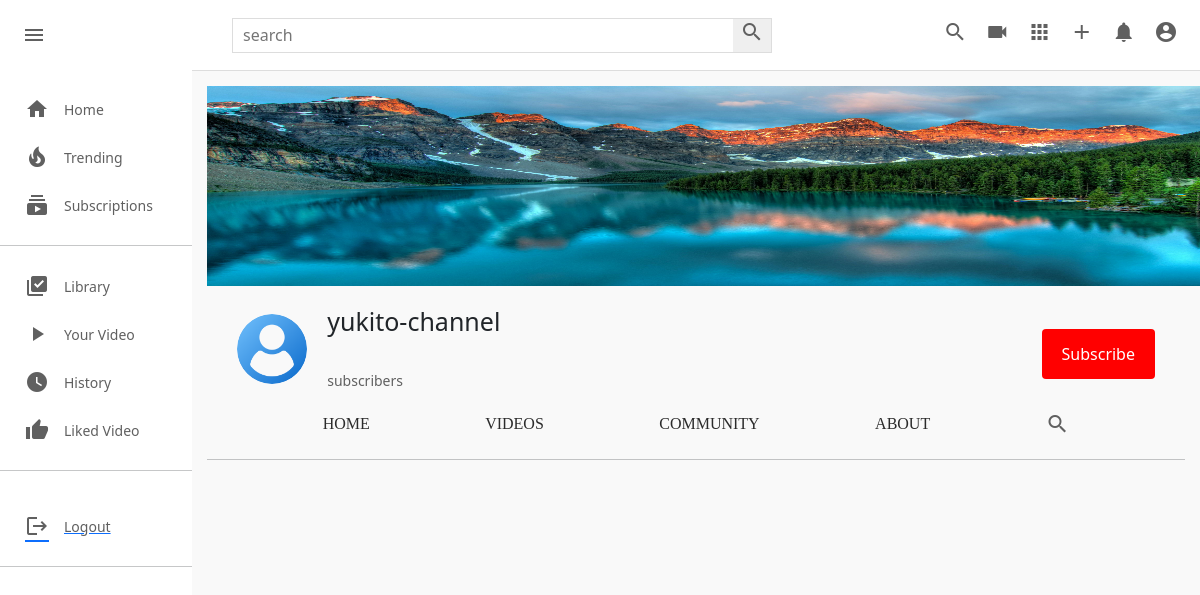
The page /c/1/community/ (signed in) on the database its author committed.
### channel/models.py (models this page shows, shortened)
class Channel(models.Model):
    channel_art=models.ImageField(upload_to=user_derectory_path,default='images/channel-art.jpg')
    image=models.ImageField(upload_to=user_derectory_path,default='images/user-image.png')
    full_name=models.CharField(max_length=100)
    channel_name=models.CharField(max_length=100)
    description=models.TextField(null=True,blank=True)
    keyword=TaggableManager(blank=True)
    date=models.DateTimeField(auto_now_add=True)
    status=models.CharField(choices=STATUS,max_length=100,default='Active')
    user=models.OneToOneField(User,on_delete=models.SET_NULL,null=True,related_name="channel")
    subscribers=models.ManyToManyField(User,related_name="user_subs",blank=True)
    verified=models.BooleanField(default=False)
    total_view=models.PositiveIntegerField(default=0)
    business_email=models.EmailField(null=True,blank=True)
    make_business_email_public=models.BooleanField(default=False)
    business_location=models.CharField(null=True,blank=True,max_length=100)
    make_business_location_public=models.BooleanField(default=False)
    website=models.URLField(default='https://www.udemy.com/home')
    instagram=models.URLField(default='https://www.udemy.com/home')
    facebook=models.URLField(default='https://www.udemy.com/home')
    twitter=models.URLField(default='https://www.udemy.com/home')

### channel/views.py (the view)
# urls.py: path("<channel_name>/community/",views.channel_community,name='channel-community'),
def channel_community(request,channel_name):
    channel = get_object_or_404(Channel,id=channel_name)
    community = Community.objects.filter(channel=channel,status='Active').order_by('-date')
    context={
        'channel': channel,
        'community':community,
    }
    return render(request,'channel/channel_community.html',context)

### templates/channel/channel_community.html (shortened to what this page needs)
{% extends 'base.html' %}
{% load static %}
{% block style %}
<link rel="stylesheet" href="{% static 'css/style.css' %}" type="text/css">
<link rel="stylesheet" href="{% static 'css/channel-community.css' %}" type="text/css">
<link rel="stylesheet" href="{% static 'css/channel.css' %}" type="text/css">
{% endblock style %}
{% block content %}
    <div class="mainBody">
        {% include 'partials/sidebar.html' %}
        <div class="videos">
            {% include 'channel/partials/channel-header.html' %}
        </div>
    </div>
{% endblock content %}

### templates/channel/partials/channel-header.html (shortened to what this page needs)
{% include 'partials/alert.html' %}
<div class="channel-art">
    {% if channel.channel_art.url %}
    <img  src="{{ channel.channel_art.url }}" alt="">
    {% else %}
    <img src="https://wallpaper.dog/large/10702685.jpg" alt="">
    {% endif %}
</div>
<div class="channel-header flex">
    <div class="channel-img-title flex">
        {% if channel.image %}
        <img class="img" src="{{channel.image.url}}" alt="">
        {% else %}
        <img class="img" src="https://thumbs.dreamstime.com/b/default-avatar-profile-vector-user-profile-default-avatar-profile-vector-user-profile-profile-179376714.jpg" alt="">
        {% endif %}
        <div class="channel-image-texts">
            <h4 class="flex">{{channel.channel_name}}</h4>
            {% if channel.verified == True %} <i class="fas fa-check-circle"></i> {% endif %} <br>
            <span> subscribers</span>
        </div>
    </div>
    <div class="channel-header-btns">
        {% if request.user != channel.user %}
        <div><button id="sub_btn" onclick="addsub()" class="channel-subscribe sub_button_channel">Subscribe</button></div>
        {% endif %}
    </div>
</div>
<div class="channel-header-links flex">
    <a href="{% url 'channel-profile' channel.id %}" class="display-this">Home</a>
    <a href="{% url 'channel-videos' channel.id %}" class="display-this">Videos</a>
    <a href="{% url 'channel-community' channel.id %}" class="dont-display-thdis">Community</a>
    <a href="{% url 'channel-about' channel.id %}" class="displhray-this">About</a>
    <a href="" class="dont-display-this"><i class="material-icons">search</i></a>
</div>
<hr>

### static/css/style.css (style rules this page uses)
* { margin: 0; padding: 0; box-sizing: border-box; }
body { font-family: 'Roboto','sans-serif'; }
.material-icons { color: rgb(96, 96, 96); }
.mainBody { height: calc(100vh - 70px); display: flex; overflow: hidden; }
hr { height: 1px; background-color: #e5e5e5; border: none; }
.videos { background-color: #f9f9f9; width: 100%; height: 100%; padding: 15px 15px; border-top: 1px solid #ddd; overflow-y: scroll; }
.title a, span { text-decoration: none; color: rgb(96, 96, 96); font-size: 14px; }

### static/css/channel-community.css (style rules this page uses)
a { text-decoration: none; }

### static/css/channel.css (style rules this page uses)
.channel-art img { width: 1100px; height: 200px; }
.channel-art { width: 1100px; height: 200px; }
.flex { display: flex; }
.channel-header { margin: 20px 30px; align-items: center; justify-content: space-between; }
.channel-img-title { align-items: center; }
.channel-img-title .img { width: 70px; height: 70px; object-fit: cover; border-radius: 50px; }
.channel-img-title .channel-image-texts { margin-left: 20px; }
.channel-image-texts h4 { font-size: 25px; font-weight: 500; }
.channel-header-btns { display: flex; }
.channel-header-btns .channel-subscribe { background-color: rgb(255, 0, 0); color: white; border-radius:4px; }
.channel-header-links { justify-content: space-evenly; }
.channel-header-links a { text-decoration: none; text-transform: uppercase; font-family: poppins; color: rgb(43, 43, 43); font-weight: 500; }
.sub_button_channel { background-color: red; color: white; border: none; margin-top: 10px; padding: 13px 20px; }

### templates/channel/channel_community.html (style rules this page uses)
a { color: black; }

### rows shown on the page
Channel: channel_art (picture), image (picture), channel_name "yukito-channel"
